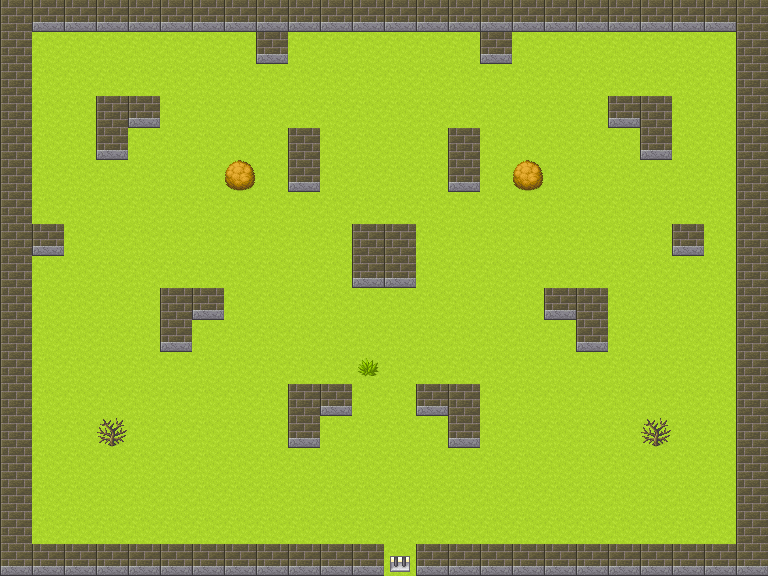

A 2D game scene composited from a Tiled map and its tileset images. What follows is a short description and the map's XML, with each tile layer's data collapsed to a summary:
An orthogonal 24x18 tile map with 32x32 px tiles, 2 tile layers (ground, detail), 1 hidden layer not drawn, 7 tilesets and 19 objects (8x Event, 6x Scrap, 3x Enemy, Door, Spawn).

<map version="1.10" tiledversion="1.11.2" orientation="orthogonal" renderorder="right-down" width="24" height="18" tilewidth="32" tileheight="32" infinite="0" nextlayerid="5" nextobjectid="20">
 <tileset firstgid="1" source="tilesets/basechip.tsx" />
 <tileset firstgid="1065" source="tilesets/dithart_scifi_01.tsx" />
 <tileset firstgid="1257" source="tilesets/dithart_scifi_02.tsx" />
 <tileset firstgid="1449" source="tilesets/dithart_scifi_dungeon.tsx" />
 <tileset firstgid="1641" source="tilesets/dithart_alien_spaceship.tsx" />
 <tileset firstgid="1833" source="tilesets/dithart_dark_organic.tsx" />
 <tileset firstgid="2025" source="tilesets/dithart_scifi_items.tsx" />
 <layer id="1" name="ground" width="24" height="18">
  <data>[432 cells, 432 non-empty, 1 distinct tile ids]</data>
 </layer>
 <layer id="2" name="detail" width="24" height="18">
  <data>[432 cells, 115 non-empty, 6 distinct tile ids]</data>
 </layer>
 <layer id="3" name="above" width="24" height="18" visible="0">
  <data>[432 cells, 0 non-empty, 0 distinct tile ids]</data>
 </layer>
 <objectgroup id="4" name="entities">
  <object id="1" type="Door" x="384" y="544" width="0" height="0">
   <properties>
    <property name="target_map_id" value="overworld" />
    <property name="target_spawn_x" type="int" value="72" />
    <property name="target_spawn_y" type="int" value="43" />
    <property name="target_facing" value="down" />
   </properties>
  </object>
  <object id="2" type="Spawn" x="384" y="512" width="0" height="0">
   <properties>
    <property name="facing" value="up" />
   </properties>
  </object>
  <object id="3" name="Slag Titan" type="Enemy" x="640" y="96" width="0" height="0">
   <properties>
    <property name="enemy_type_key" value="Slag Titan" />
    <property name="color_r" type="int" value="180" />
    <property name="color_g" type="int" value="80" />
    <property name="color_b" type="int" value="30" />
   </properties>
  </object>
  <object id="4" name="Slag Crawler" type="Enemy" x="192" y="256" width="0" height="0">
   <properties>
    <property name="enemy_type_key" value="Slag Crawler" />
    <property name="color_r" type="int" value="220" />
    <property name="color_g" type="int" value="120" />
    <property name="color_b" type="int" value="40" />
   </properties>
  </object>
  <object id="5" name="Furnace Drone" type="Enemy" x="544" y="384" width="0" height="0">
   <properties>
    <property name="enemy_type_key" value="Furnace Drone" />
    <property name="color_r" type="int" value="200" />
    <property name="color_g" type="int" value="60" />
    <property name="color_b" type="int" value="40" />
   </properties>
  </object>
  <object id="6" type="Event" x="64" y="64" width="0" height="0">
   <properties>
    <property name="event_type" value="chest" />
    <property name="item" value="Palladium Neural Link" />
    <property name="once" type="bool" value="true" />
   </properties>
  </object>
  <object id="7" type="Event" x="704" y="64" width="0" height="0">
   <properties>
    <property name="event_type" value="chest" />
    <property name="item" value="Repair Kit" />
    <property name="once" type="bool" value="true" />
   </properties>
  </object>
  <object id="8" type="Event" x="64" y="416" width="0" height="0">
   <properties>
    <property name="event_type" value="sign" />
    <property name="text_key" value="slag_pits_sign_1" />
   </properties>
  </object>
  <object id="9" type="Event" x="704" y="416" width="0" height="0">
   <properties>
    <property name="event_type" value="sign" />
    <property name="text_key" value="slag_pits_sign_2" />
   </properties>
  </object>
  <object id="10" type="Event" x="256" y="160" width="0" height="0">
   <properties>
    <property name="event_type" value="damage_zone" />
    <property name="damage" type="int" value="4" />
    <property name="message" value="Molten slag burns!" />
    <property name="once" type="bool" value="false" />
   </properties>
  </object>
  <object id="11" type="Event" x="480" y="224" width="0" height="0">
   <properties>
    <property name="event_type" value="damage_zone" />
    <property name="damage" type="int" value="4" />
    <property name="message" value="Molten slag burns!" />
    <property name="once" type="bool" value="false" />
   </properties>
  </object>
  <object id="12" type="Event" x="320" y="352" width="0" height="0">
   <properties>
    <property name="event_type" value="damage_zone" />
    <property name="damage" type="int" value="4" />
    <property name="message" value="Molten slag burns!" />
    <property name="once" type="bool" value="false" />
   </properties>
  </object>
  <object id="13" type="Event" x="544" y="320" width="0" height="0">
   <properties>
    <property name="event_type" value="damage_zone" />
    <property name="damage" type="int" value="4" />
    <property name="message" value="Molten slag burns!" />
    <property name="once" type="bool" value="false" />
   </properties>
  </object>
  <object id="14" type="Scrap" x="160" y="128" width="0" height="0" />
  <object id="15" type="Scrap" x="576" y="128" width="0" height="0" />
  <object id="16" type="Scrap" x="352" y="256" width="0" height="0" />
  <object id="17" type="Scrap" x="96" y="352" width="0" height="0" />
  <object id="18" type="Scrap" x="480" y="448" width="0" height="0" />
  <object id="19" type="Scrap" x="256" y="480" width="0" height="0" />
 </objectgroup>
</map>
